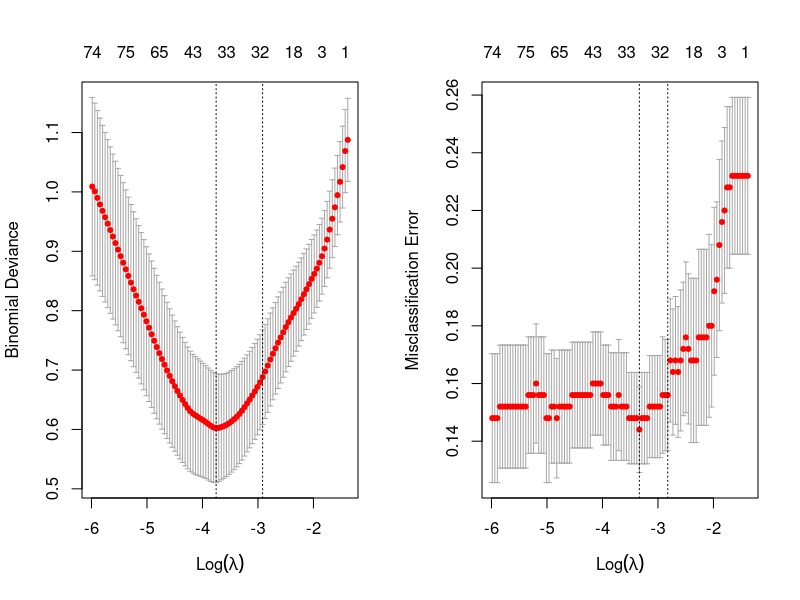

This figure's R source:
# Load libraries
library(glmnet)

# Clear Working Memory
rm(list = ls())

# Setting Japanese font (for MacOSX)
# par(family= "HiraKakuProN-W3")

# Chapter2 e.g.15
# 乳がん遺伝子発現データを用いたlogistic lasso解析
df <- read.csv("breastcancer.csv")
x <- as.matrix(df[, 1:1000])
y <- as.vector(df[, 1001])
cv <- cv.glmnet(x, y, family = "binomial")
cv2 <- cv.glmnet(x, y, family = "binomial", type.measure = "class")
par(mfrow = c(1, 2))
plot(cv)
plot(cv2)
par(mfrow = c(1, 1))
glm <- glmnet(x, y, lambda = 0.03, family = "binomial")
beta <- drop(glm$beta)
beta[beta != 0]